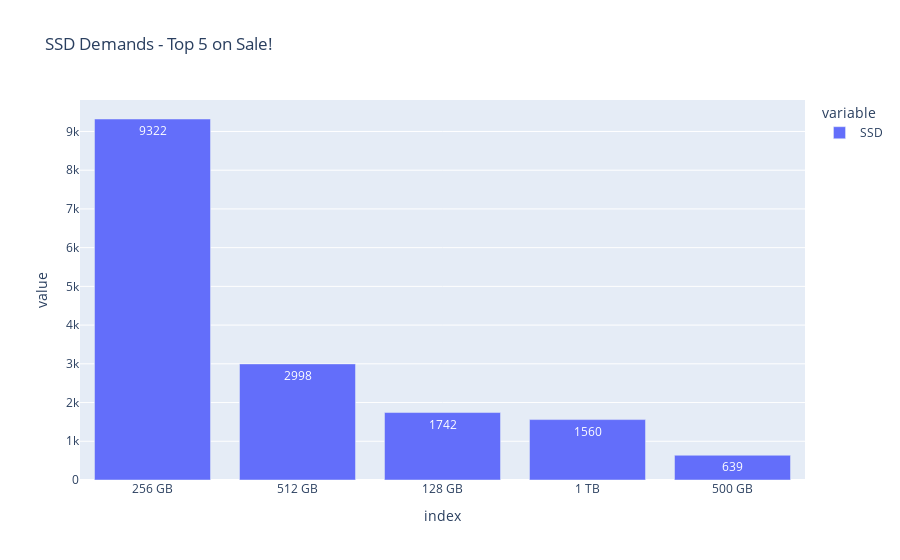

Source (notebook cell):
### Markdown cell above
## SSD Demand.

### Code cell
# Plotting top 5 SSDs on sale.
bar(data_frame = dataset.SSD.value_counts()[ : 5],
    title = 'SSD Demands - Top 5 on Sale!',
    labels = {
        'x' : 'SSD Size',
        'y' : 'Count'
    },
    text = dataset.SSD.value_counts()[ : 5].values).show()

### Figure 1 — Plotly figure (JSON) as saved in the notebook; plotly's stock layout.template omitted (floating-point values rounded to 4 significant figures)
{"data": [{"alignmentgroup": "True", "hovertemplate": "variable=SSD<br>index=%{x}<br>value=%{y}<br>text=%{text}<extra></extra>", "legendgroup": "SSD", "marker": {"color": "#636efa", "pattern": {"shape": ""}}, "name": "SSD", "offsetgroup": "SSD", "orientation": "v", "showlegend": true, "text": [9322, 2998, 1742, 1560, 639], "textposition": "auto", "type": "bar", "x": ["256 GB", "512 GB", "128 GB", "1 TB", "500 GB"], "xaxis": "x", "y": [9322, 2998, 1742, 1560, 639], "yaxis": "y"}], "layout": {"barmode": "relative", "legend": {"title": {"text": "variable"}, "tracegroupgap": 0}, "title": {"text": "SSD Demands - Top 5 on Sale!"}, "xaxis": {"anchor": "y", "domain": [0, 1], "title": {"text": "index"}}, "yaxis": {"anchor": "x", "domain": [0, 1], "title": {"text": "value"}}}}
